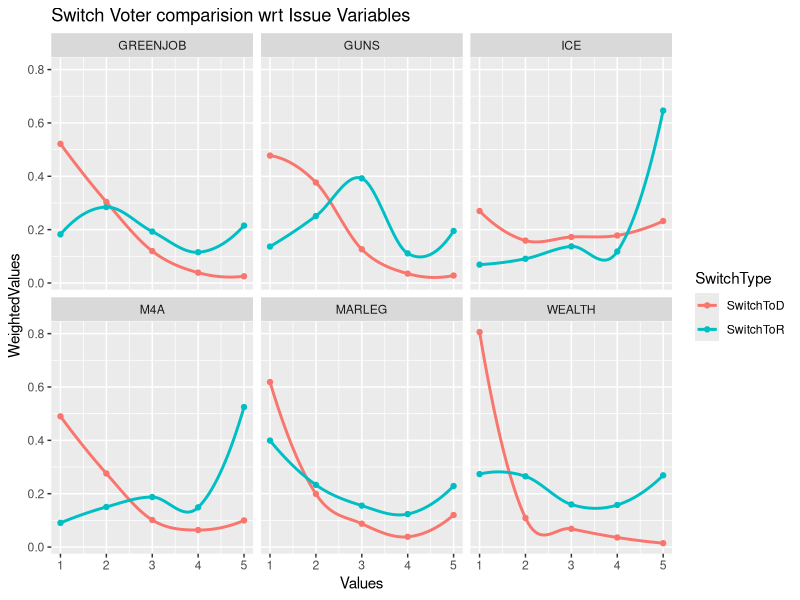
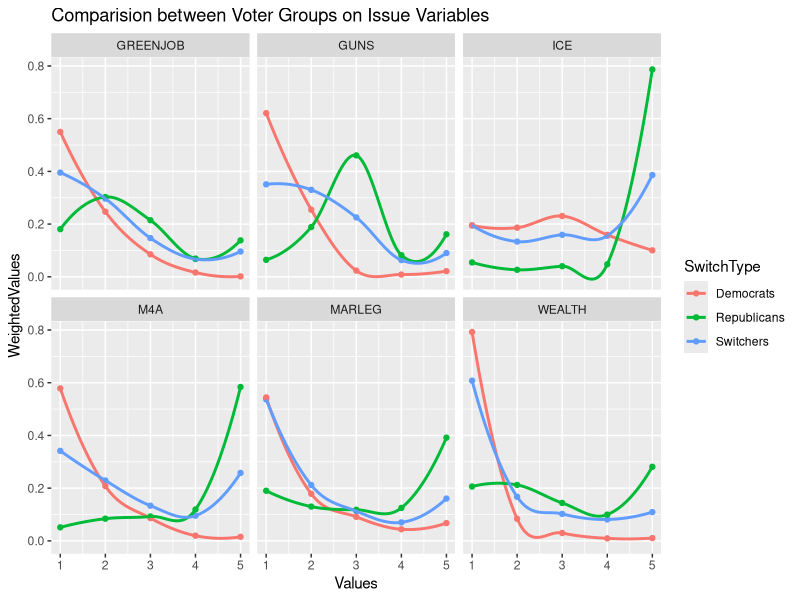
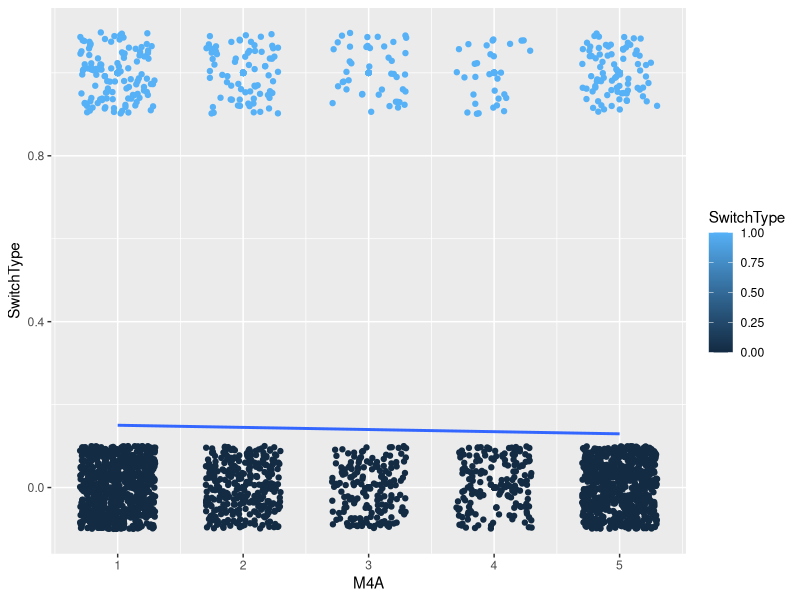
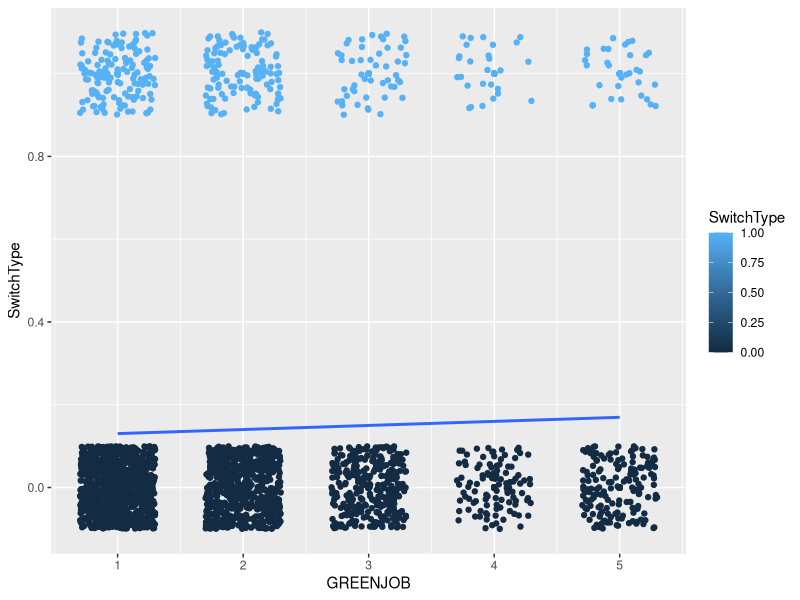
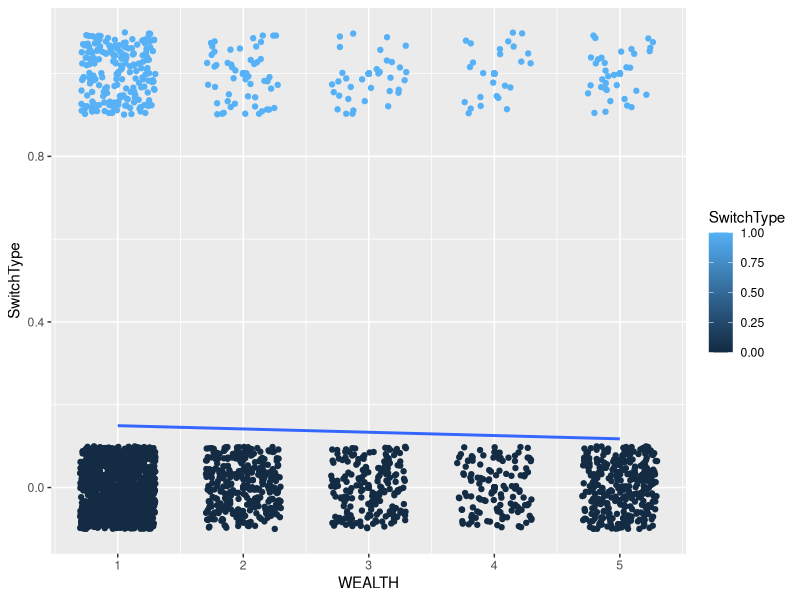
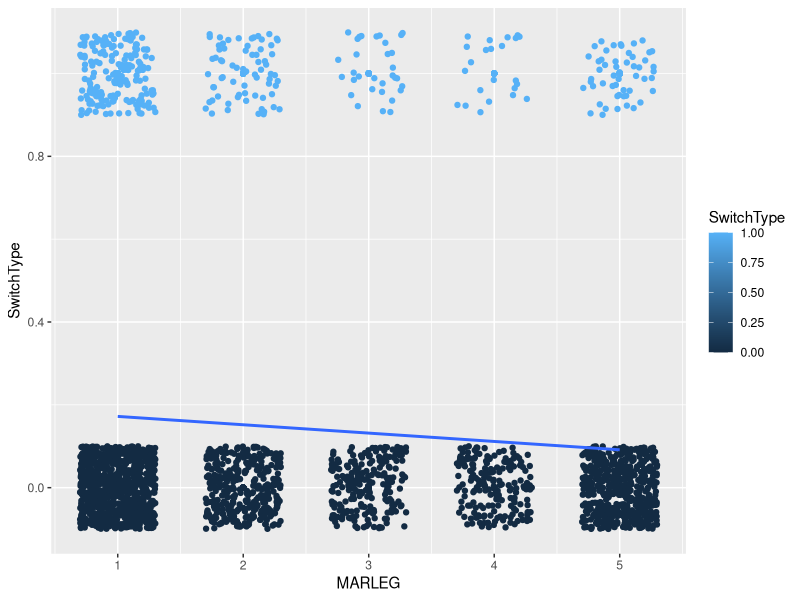
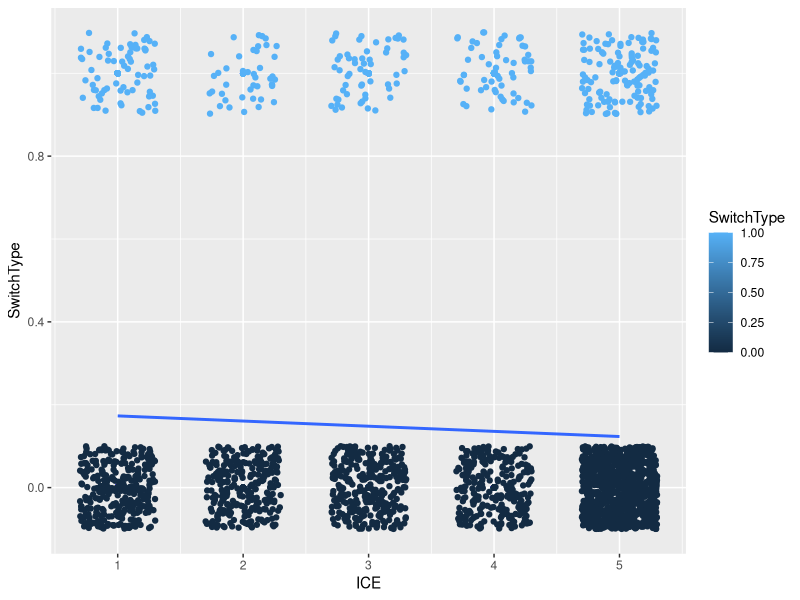
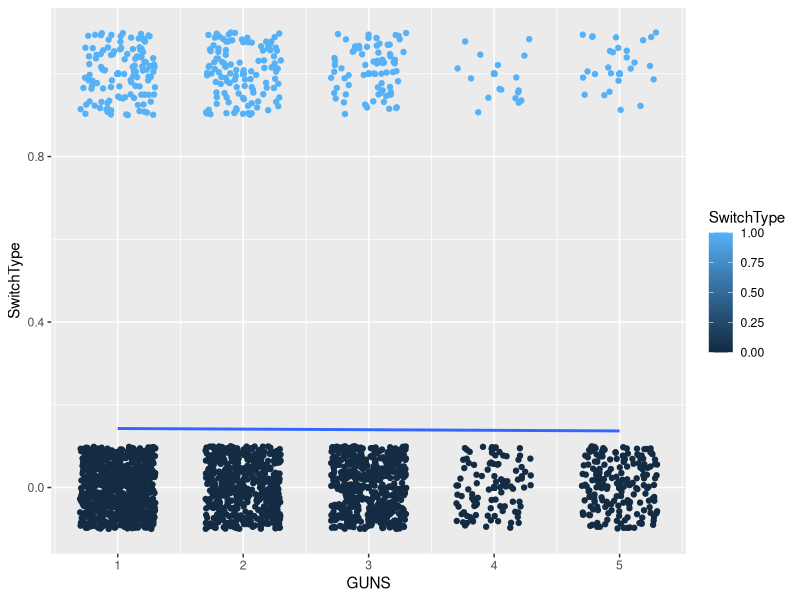

R code for these plots, in order:
## ---- chunk 1
knitr::opts_chunk$set(echo = FALSE)
## ---- chunk 2
library(tidyverse)
library(ggplot2)
library(data.table)
library(GGally)
library(dplyr)
## ---- chunk 3
DFP = read.csv("DFP_WTHH_release.csv")
#head(DFP)

loyalDemocrats = DFP[DFP$presvote16post == 1 & DFP$house3 == 1,]
loyalRepublicans = DFP[DFP$presvote16post == 2 & DFP$house3 == 2,]
switchToD = DFP[DFP$presvote16post != 1 & DFP$house3 == 1,]
switchToR = DFP[DFP$presvote16post != 2 & DFP$house3 == 2,]
Switchers = rbind(switchToD, switchToR)

myvars <- c("M4A", "GREENJOB", "WEALTH", "MARLEG", "ICE", "GUNS", "POP_1", "POP_2", "POP_3", "weight_DFP")
switchToD <- switchToD[myvars]
switchToR <- switchToR[myvars]
Switchers <- Switchers[myvars]
loyalDemocrats <- loyalDemocrats[myvars]
loyalRepublicans <- loyalRepublicans[myvars]
## ---- chunk 4
switchToD$VoterType= "SwitchToD"
switchToR$VoterType= "SwitchToR"
n = nrow(DFP)

nSToD = nrow(switchToD)

DweightedM4A = group_by(switchToD, M4A) %>% summarise(`WeightedValues` = sum(weight_DFP)/nSToD)
names(DweightedM4A)[1]<-paste("Values")
DweightedM4A$IssueVariable= "M4A"
DweightedM4A <- DweightedM4A[c(3,1,2)]

DweightedGREENJOB = group_by(switchToD, GREENJOB) %>% summarise(`WeightedValues` = sum(weight_DFP)/nSToD)
names(DweightedGREENJOB)[1]<-paste("Values")
DweightedGREENJOB$IssueVariable= "GREENJOB"
DweightedGREENJOB <- DweightedGREENJOB[c(3,1,2)]

DweightedWEALTH = group_by(switchToD, WEALTH) %>% summarise(`WeightedValues` = sum(weight_DFP)/nSToD)
names(DweightedWEALTH)[1]<-paste("Values")
DweightedWEALTH$IssueVariable= "WEALTH"
DweightedWEALTH <- DweightedWEALTH[c(3,1,2)]

DweightedMARLEG = group_by(switchToD, MARLEG) %>% summarise(`WeightedValues` = sum(weight_DFP)/nSToD)
names(DweightedMARLEG)[1]<-paste("Values")
DweightedMARLEG$IssueVariable= "MARLEG"
DweightedMARLEG <- DweightedMARLEG[c(3,1,2)]

DweightedICE = group_by(switchToD, ICE) %>% summarise(`WeightedValues` = sum(weight_DFP)/nSToD)
names(DweightedICE)[1]<-paste("Values")
DweightedICE$IssueVariable= "ICE"
DweightedICE <- DweightedICE[c(3,1,2)]

DweightedGUNS = group_by(switchToD, GUNS) %>% summarise(`WeightedValues` = sum(weight_DFP)/nSToD)
names(DweightedGUNS)[1]<-paste("Values")
DweightedGUNS$IssueVariable= "GUNS"
DweightedGUNS <- DweightedGUNS[c(3,1,2)]

newSToD = rbind(DweightedM4A,DweightedGREENJOB)
newSToD = rbind(newSToD,DweightedWEALTH)
newSToD = rbind(newSToD,DweightedMARLEG)
newSToD = rbind(newSToD,DweightedICE)
newSToD = rbind(newSToD,DweightedGUNS)
newSToD$SwitchType= "SwitchToD"
newSToD <- newSToD[c(4,1,2,3)]
newSToD = na.omit(newSToD)

nSToR = nrow(switchToR)

RweightedM4A = group_by(switchToR, M4A) %>% summarise(`WeightedValues` = sum(weight_DFP)/nSToR)
names(RweightedM4A)[1]<-paste("Values")
RweightedM4A$IssueVariable= "M4A"
RweightedM4A <- RweightedM4A[c(3,1,2)]

RweightedGREENJOB = group_by(switchToR, GREENJOB) %>% summarise(`WeightedValues` = sum(weight_DFP)/nSToR)
names(RweightedGREENJOB)[1]<-paste("Values")
RweightedGREENJOB$IssueVariable= "GREENJOB"
RweightedGREENJOB <- RweightedGREENJOB[c(3,1,2)]

RweightedWEALTH = group_by(switchToR, WEALTH) %>% summarise(`WeightedValues` = sum(weight_DFP)/nSToR)
names(RweightedWEALTH)[1]<-paste("Values")
RweightedWEALTH$IssueVariable= "WEALTH"
RweightedWEALTH <- RweightedWEALTH[c(3,1,2)]

RweightedMARLEG = group_by(switchToR, MARLEG) %>% summarise(`WeightedValues` = sum(weight_DFP)/nSToR)
names(RweightedMARLEG)[1]<-paste("Values")
RweightedMARLEG$IssueVariable= "MARLEG"
RweightedMARLEG <- RweightedMARLEG[c(3,1,2)]

RweightedICE = group_by(switchToR, ICE) %>% summarise(`WeightedValues` = sum(weight_DFP)/nSToR)
names(RweightedICE)[1]<-paste("Values")
RweightedICE$IssueVariable= "ICE"
RweightedICE <- RweightedICE[c(3,1,2)]

RweightedGUNS = group_by(switchToR, GUNS) %>% summarise(`WeightedValues` = sum(weight_DFP)/nSToR)
names(RweightedGUNS)[1]<-paste("Values")
RweightedGUNS$IssueVariable= "GUNS"
RweightedGUNS <- RweightedGUNS[c(3,1,2)]

newSToR = rbind(RweightedM4A,RweightedGREENJOB)
newSToR = rbind(newSToR,RweightedWEALTH)
newSToR = rbind(newSToR,RweightedMARLEG)
newSToR = rbind(newSToR,RweightedICE)
newSToR = rbind(newSToR,RweightedGUNS)
newSToR$SwitchType= "SwitchToR"
newSToR <- newSToR[c(4,1,2,3)]
newSToR = na.omit(newSToR)

question1Data = rbind(newSToD, newSToR)
question1Data = question1Data[question1Data$Values != 6, ]

ggplot(question1Data, aes(x = Values, y = WeightedValues, color = SwitchType)) + geom_point() +
  geom_smooth(method = "loess",se = FALSE,span = 0.95) + 
  facet_wrap(.~ IssueVariable) + ggtitle("Switch Voter comparision wrt Issue Variables")
## ---- chunk 5
nSwitchers = nrow(Switchers)

SwitchersM4A = group_by(Switchers, M4A) %>% summarise(`WeightedValues` = sum(weight_DFP)/nSwitchers)
names(SwitchersM4A)[1]<-paste("Values")
SwitchersM4A$IssueVariable= "M4A"

SwitchersGREENJOB = group_by(Switchers, GREENJOB) %>% summarise(`WeightedValues` = sum(weight_DFP)/nSwitchers)
names(SwitchersGREENJOB)[1]<-paste("Values")
SwitchersGREENJOB$IssueVariable= "GREENJOB"

SwitchersWEALTH = group_by(Switchers, WEALTH) %>% summarise(`WeightedValues` = sum(weight_DFP)/nSwitchers)
names(SwitchersWEALTH)[1]<-paste("Values")
SwitchersWEALTH$IssueVariable= "WEALTH"

SwitchersMARLEG = group_by(Switchers, MARLEG) %>% summarise(`WeightedValues` = sum(weight_DFP)/nSwitchers)
names(SwitchersMARLEG)[1]<-paste("Values")
SwitchersMARLEG$IssueVariable= "MARLEG"

SwitchersICE = group_by(Switchers, ICE) %>% summarise(`WeightedValues` = sum(weight_DFP)/nSwitchers)
names(SwitchersICE)[1]<-paste("Values")
SwitchersICE$IssueVariable= "ICE"

SwitchersGUNS = group_by(Switchers, GUNS) %>% summarise(`WeightedValues` = sum(weight_DFP)/nSwitchers)
names(SwitchersGUNS)[1]<-paste("Values")
SwitchersGUNS$IssueVariable= "GUNS"

newSwitchers = rbind(SwitchersM4A,SwitchersGREENJOB)
newSwitchers = rbind(newSwitchers,SwitchersWEALTH)
newSwitchers = rbind(newSwitchers,SwitchersMARLEG)
newSwitchers = rbind(newSwitchers,SwitchersICE)
newSwitchers = rbind(newSwitchers,SwitchersGUNS)
newSwitchers$SwitchType= "Switchers"
newSwitchers <- newSwitchers[c(4,3,1,2)]
newSwitchers = na.omit(newSwitchers)
#head(newSwitchers)

nDemocrats = nrow(loyalDemocrats)

SwitchersM4A = group_by(loyalDemocrats, M4A) %>% summarise(`WeightedValues` = sum(weight_DFP)/nDemocrats)
names(SwitchersM4A)[1]<-paste("Values")
SwitchersM4A$IssueVariable= "M4A"

SwitchersGREENJOB = group_by(loyalDemocrats, GREENJOB) %>% summarise(`WeightedValues` = sum(weight_DFP)/nDemocrats)
names(SwitchersGREENJOB)[1]<-paste("Values")
SwitchersGREENJOB$IssueVariable= "GREENJOB"

SwitchersWEALTH = group_by(loyalDemocrats, WEALTH) %>% summarise(`WeightedValues` = sum(weight_DFP)/nDemocrats)
names(SwitchersWEALTH)[1]<-paste("Values")
SwitchersWEALTH$IssueVariable= "WEALTH"

SwitchersMARLEG = group_by(loyalDemocrats, MARLEG) %>% summarise(`WeightedValues` = sum(weight_DFP)/nDemocrats)
names(SwitchersMARLEG)[1]<-paste("Values")
SwitchersMARLEG$IssueVariable= "MARLEG"

SwitchersICE = group_by(loyalDemocrats, ICE) %>% summarise(`WeightedValues` = sum(weight_DFP)/nDemocrats)
names(SwitchersICE)[1]<-paste("Values")
SwitchersICE$IssueVariable= "ICE"

SwitchersGUNS = group_by(loyalDemocrats, GUNS) %>% summarise(`WeightedValues` = sum(weight_DFP)/nDemocrats)
names(SwitchersGUNS)[1]<-paste("Values")
SwitchersGUNS$IssueVariable= "GUNS"

newDemocrats = rbind(SwitchersM4A,SwitchersGREENJOB)
newDemocrats = rbind(newDemocrats,SwitchersWEALTH)
newDemocrats = rbind(newDemocrats,SwitchersMARLEG)
newDemocrats = rbind(newDemocrats,SwitchersICE)
newDemocrats = rbind(newDemocrats,SwitchersGUNS)
newDemocrats$SwitchType= "Democrats"
newDemocrats <- newDemocrats[c(4,3,1,2)]
newDemocrats = na.omit(newDemocrats)
#head(newDemocrats)

nRepublicans = nrow(loyalRepublicans)

SwitchersM4A = group_by(loyalRepublicans, M4A) %>% summarise(`WeightedValues` = sum(weight_DFP)/nRepublicans)
names(SwitchersM4A)[1]<-paste("Values")
SwitchersM4A$IssueVariable= "M4A"

SwitchersGREENJOB = group_by(loyalRepublicans, GREENJOB) %>% summarise(`WeightedValues` = sum(weight_DFP)/nRepublicans)
names(SwitchersGREENJOB)[1]<-paste("Values")
SwitchersGREENJOB$IssueVariable= "GREENJOB"

SwitchersWEALTH = group_by(loyalRepublicans, WEALTH) %>% summarise(`WeightedValues` = sum(weight_DFP)/nRepublicans)
names(SwitchersWEALTH)[1]<-paste("Values")
SwitchersWEALTH$IssueVariable= "WEALTH"

SwitchersMARLEG = group_by(loyalRepublicans, MARLEG) %>% summarise(`WeightedValues` = sum(weight_DFP)/nRepublicans)
names(SwitchersMARLEG)[1]<-paste("Values")
SwitchersMARLEG$IssueVariable= "MARLEG"

SwitchersICE = group_by(loyalRepublicans, ICE) %>% summarise(`WeightedValues` = sum(weight_DFP)/nRepublicans)
names(SwitchersICE)[1]<-paste("Values")
SwitchersICE$IssueVariable= "ICE"

SwitchersGUNS = group_by(loyalRepublicans, GUNS) %>% summarise(`WeightedValues` = sum(weight_DFP)/nRepublicans)
names(SwitchersGUNS)[1]<-paste("Values")
SwitchersGUNS$IssueVariable= "GUNS"

newRepublicans = rbind(SwitchersM4A,SwitchersGREENJOB)
newRepublicans = rbind(newRepublicans,SwitchersWEALTH)
newRepublicans = rbind(newRepublicans,SwitchersMARLEG)
newRepublicans = rbind(newRepublicans,SwitchersICE)
newRepublicans = rbind(newRepublicans,SwitchersGUNS)
newRepublicans$SwitchType= "Republicans"
newRepublicans <- newRepublicans[c(4,3,1,2)]
newRepublicans = na.omit(newRepublicans)
#head(newRepublicans)

question2Data = rbind(newSwitchers, newDemocrats)
question2Data = rbind(question2Data, newRepublicans)
question2Data = question2Data[question2Data$Values != 6,]

ggplot(question2Data, aes(x = Values, y = WeightedValues, color = SwitchType)) + geom_point() +
  geom_smooth(method = "loess",se = FALSE, span = 0.85) + 
  facet_wrap(.~ IssueVariable) + ggtitle("Comparision between Voter Groups on Issue Variables")
## ---- chunk 6
myvars <- c("M4A", "GREENJOB", "WEALTH", "MARLEG", "ICE", "GUNS", "weight_DFP")

Switchers1 <- Switchers[myvars]
Switchers1$SwitchType= 1
Switchers1 = na.omit(Switchers1)
loyalDemocrats1 <- loyalDemocrats[myvars]
loyalDemocrats1$SwitchType= 0
loyalDemocrats1 = na.omit(loyalDemocrats1)
loyalRepublicans1 <- loyalRepublicans[myvars]
loyalRepublicans1$SwitchType= 0
loyalRepublicans1 = na.omit(loyalRepublicans1)

issueVariablesData = rbind(Switchers1, loyalRepublicans1)
issueVariablesData = rbind(issueVariablesData, loyalDemocrats1)
#issueVariablesData$M4A = issueVariablesData$M4A * issueVariablesData$weight_DFP
#ggpairs(issueVariablesData)

IVLogit = glm(SwitchType ~ M4A*GREENJOB+MARLEG*WEALTH+ICE*GUNS,family = binomial, 
                               weights = weight_DFP, data = issueVariablesData)
summary(IVLogit)

# predicted value graph
fitdata = expand.grid(GUNS=seq(5), WEALTH=seq(5), ICE=seq(5), MARLEG=seq(5), M4A = seq(5), GREENJOB= seq(5))
fitdata = as.data.table(fitdata)
fitdata[['predict']]= as.vector(predict(IVLogit, newdata=fitdata))
fitdata[,predict:= exp(predict)/(1+exp(predict))]
## ---- chunk 7
issueVariablesData = issueVariablesData[issueVariablesData$M4A != 6, ]
issueVariablesData = issueVariablesData[issueVariablesData$GREENJOB != 6, ]
issueVariablesData = issueVariablesData[issueVariablesData$MARLEG != 6, ]
issueVariablesData = issueVariablesData[issueVariablesData$GUNS != 6, ]
issueVariablesData = issueVariablesData[issueVariablesData$ICE != 6, ]
issueVariablesData = issueVariablesData[issueVariablesData$WEALTH != 6, ]

summary(issueVariablesData$M4A)

ggplot(issueVariablesData,aes(x = M4A, y = SwitchType, color = SwitchType)) + 
  geom_point()+ geom_jitter(width = 0.3, height = 0.1) +
  geom_smooth(method = 'lm', se = FALSE)

ggplot(issueVariablesData,aes(x = GREENJOB, y = SwitchType, color = SwitchType)) + 
  geom_point()+ geom_jitter(width = 0.3, height = 0.1) +
  geom_smooth(method = 'lm', se = FALSE)

ggplot(issueVariablesData,aes(x = WEALTH, y = SwitchType, color = SwitchType)) + 
  geom_point()+ geom_jitter(width = 0.3, height = 0.1) +
  geom_smooth(method = 'lm', se = FALSE)

ggplot(issueVariablesData,aes(x = MARLEG, y = SwitchType, color = SwitchType)) + 
  geom_point()+ geom_jitter(width = 0.3, height = 0.1) +
  geom_smooth(method = 'lm', se = FALSE)

ggplot(issueVariablesData,aes(x = ICE, y = SwitchType, color = SwitchType)) + 
  geom_point()+ geom_jitter(width = 0.3, height = 0.1) +
  geom_smooth(method = 'lm', se = FALSE)

ggplot(issueVariablesData,aes(x = GUNS, y = SwitchType, color = SwitchType)) + 
  geom_point()+ geom_jitter(width = 0.3, height = 0.1) +
  geom_smooth(method = 'lm', se = FALSE)
## ---- chunk 8
myvars <- c("POP_1", "POP_2", "POP_3", "weight_DFP")

Switchers2 <- Switchers[myvars]
Switchers2$SwitchType= 1
Switchers2 = na.omit(Switchers2)
loyalDemocrats2 <- loyalDemocrats[myvars]
loyalDemocrats2$SwitchType= 0
loyalDemocrats2 = na.omit(loyalDemocrats2)
loyalRepublicans2 <- loyalRepublicans[myvars]
loyalRepublicans2$SwitchType= 0
loyalRepublicans2 = na.omit(loyalRepublicans2)

popVariablesData = rbind(Switchers2, loyalRepublicans2)
popVariablesData = rbind(popVariablesData, loyalDemocrats2)
#issueVariablesData$M4A = issueVariablesData$M4A * issueVariablesData$weight_DFP
#ggpairs(popVariablesData)

PVLogit = glm(SwitchType ~ POP_1 * POP_2 + POP_3,family = binomial, 
                               weights = weight_DFP, data = popVariablesData)
summary(PVLogit)

popVariablesData = popVariablesData[popVariablesData$POP_1 != 6, ]
popVariablesData = popVariablesData[popVariablesData$POP_2 != 6, ]
popVariablesData = popVariablesData[popVariablesData$POP_3 != 6, ]

# predicted value graph
fitdata2 = expand.grid(POP_1=seq(5), POP_2=seq(5), POP_3=seq(5))
fitdata2 = as.data.table(fitdata2)
fitdata2[['predict']]= as.vector(predict(PVLogit, newdata=fitdata2))
fitdata2[,predict:= exp(predict)/(1+exp(predict))]
## ---- chunk 9
ggplot(popVariablesData,aes(x = POP_1, y = SwitchType, color = SwitchType)) + 
  geom_point()+ geom_jitter(width = 0.3, height = 0.1) +
  geom_smooth(method = 'lm', se = FALSE)

ggplot(popVariablesData,aes(x = POP_2, y = SwitchType, color = SwitchType)) + 
  geom_point()+ geom_jitter(width = 0.3, height = 0.1) +
  geom_smooth(method = 'lm', se = FALSE)

ggplot(popVariablesData,aes(x = POP_3, y = SwitchType, color = SwitchType)) + 
  geom_point()+ geom_jitter(width = 0.3, height = 0.1) +
  geom_smooth(method = 'lm', se = FALSE)
